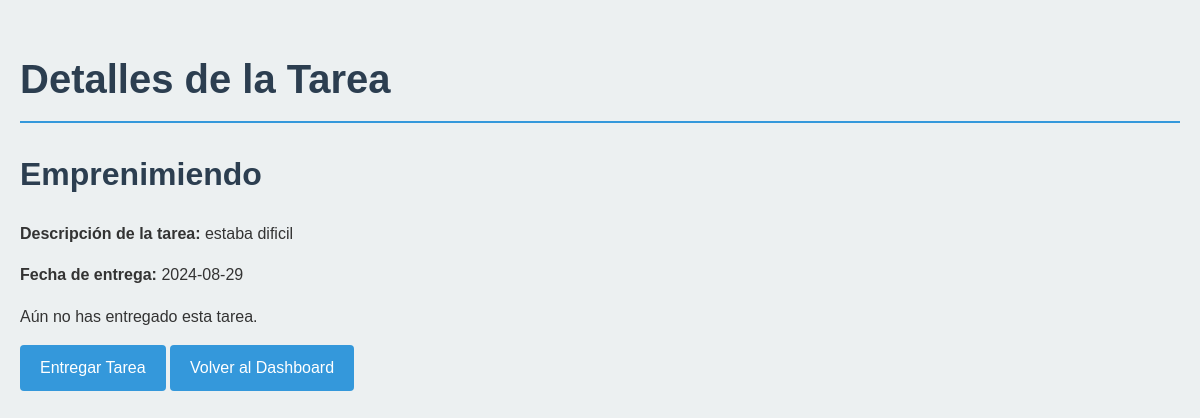
Screenshot of /DeberArquitectura/view_submission.php?task_id=2 (signed in) with the database file from the repository.
### tables this page shows
CREATE TABLE `tasks` (
  `id` int(11) NOT NULL,
  `title` varchar(255) NOT NULL,
  `description` text NOT NULL,
  `due_date` date NOT NULL,
  `start_date` date DEFAULT NULL,
  `professor_id` int(11) DEFAULT NULL,
  `created_at` timestamp NOT NULL DEFAULT current_timestamp()
);

### DeberArquitectura/view_submission.php (the view, shortened to what this page needs)
<?php
require_once 'config.php';
$task_id = isset($_GET['task_id']) ? intval($_GET['task_id']) : 0;
$user_id = $_SESSION['user_id'];
$user_role = $_SESSION['user_role'];
if ($user_role === 'alumno') {
    $stmt = $pdo->prepare("
        SELECT s.*, t.title as task_title, t.description as task_description, t.due_date, u.name as student_name
        FROM tasks t
        LEFT JOIN submissions s ON t.id = s.task_id AND s.student_id = ?
        LEFT JOIN users u ON s.student_id = u.id
        WHERE t.id = ?
    ");
    $stmt->execute([$user_id, $task_id]);
}
$submissions = $stmt->fetchAll();
$task = $submissions[0];
function safe_echo($value) {
    return htmlspecialchars($value ?? '', ENT_QUOTES, 'UTF-8');
}
?>
<!DOCTYPE html>
<html lang="es">
<head>
    <link rel="stylesheet" href="styles.css">
</head>
<body>
    <div class="container">
        <h1>Detalles de la Tarea</h1>
        <h2><?php echo safe_echo($task['task_title']); ?></h2>
        <p><strong>Descripción de la tarea:</strong> <?php echo safe_echo($task['task_description']); ?></p>
        <p><strong>Fecha de entrega:</strong> <?php echo safe_echo($task['due_date']); ?></p>
        <?php if ($user_role === 'alumno'): ?>
            <?php if ($task['status']): ?>
                <h3>Tu Entrega</h3>
                <p><strong>Estado de entrega:</strong> <?php echo safe_echo($task['status']); ?></p>
                <p><strong>Fecha de entrega:</strong> <?php echo safe_echo($task['submission_date']); ?></p>
                <div class="submission-content">
                    <p><strong>Tu respuesta:</strong></p>
                    <?php echo nl2br(safe_echo($task['explanation'])); ?>
                </div>
            <?php else: ?>
                <p>Aún no has entregado esta tarea.</p>
                <a href="submit_task.php?task_id=<?php echo $task_id; ?>" class="button">Entregar Tarea</a>
            <?php endif; ?>
        <?php endif; ?>
        <a href="<?php echo $user_role === 'alumno' ? 'student_dashboard.php' : 'teacher_dashboard.php'; ?>" class="button">Volver al Dashboard</a>
    </div>
</body>
</html>

### DeberArquitectura/styles.css (style rules this page uses)
:root { --primary-color: #3498db; --secondary-color: #2c3e50; --background-color: #ecf0f1; --text-color: #333; --border-color: #bdc3c7; }
body { font-family: 'Arial', sans-serif; line-height: 1.6; color: var(--text-color); background-color: var(--background-color); margin: 0; padding: 0; }
.container { max-width: 1200px; margin: 0 auto; padding: 20px; }
h1, h2, h3 { color: var(--secondary-color); margin-bottom: 20px; }
h1 { font-size: 2.5em; border-bottom: 2px solid var(--primary-color); padding-bottom: 10px; }
h2 { font-size: 2em; }
.button, button, input[type="submit"] { display: inline-block; background-color: var(--primary-color); color: white; padding: 10px 20px; text-decoration: none; border: none; border-radius: 4px; cursor: pointer; transition: background-color 0.3s ease; }
a { color: var(--primary-color); text-decoration: none; }

### rows the page displays
tasks: title "Emprenimiendo", description "estaba dificil", due_date "2024-08-29"
